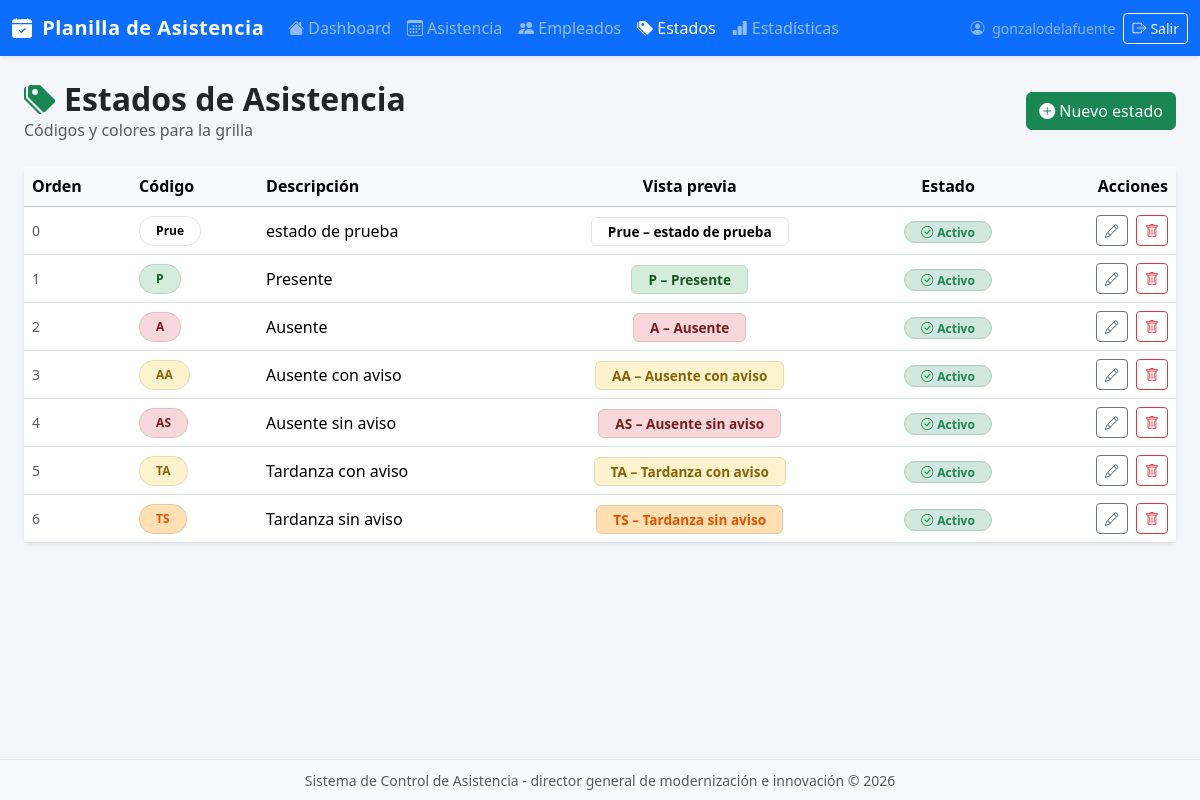
Before: /estados/ (signed in) with the older database file.
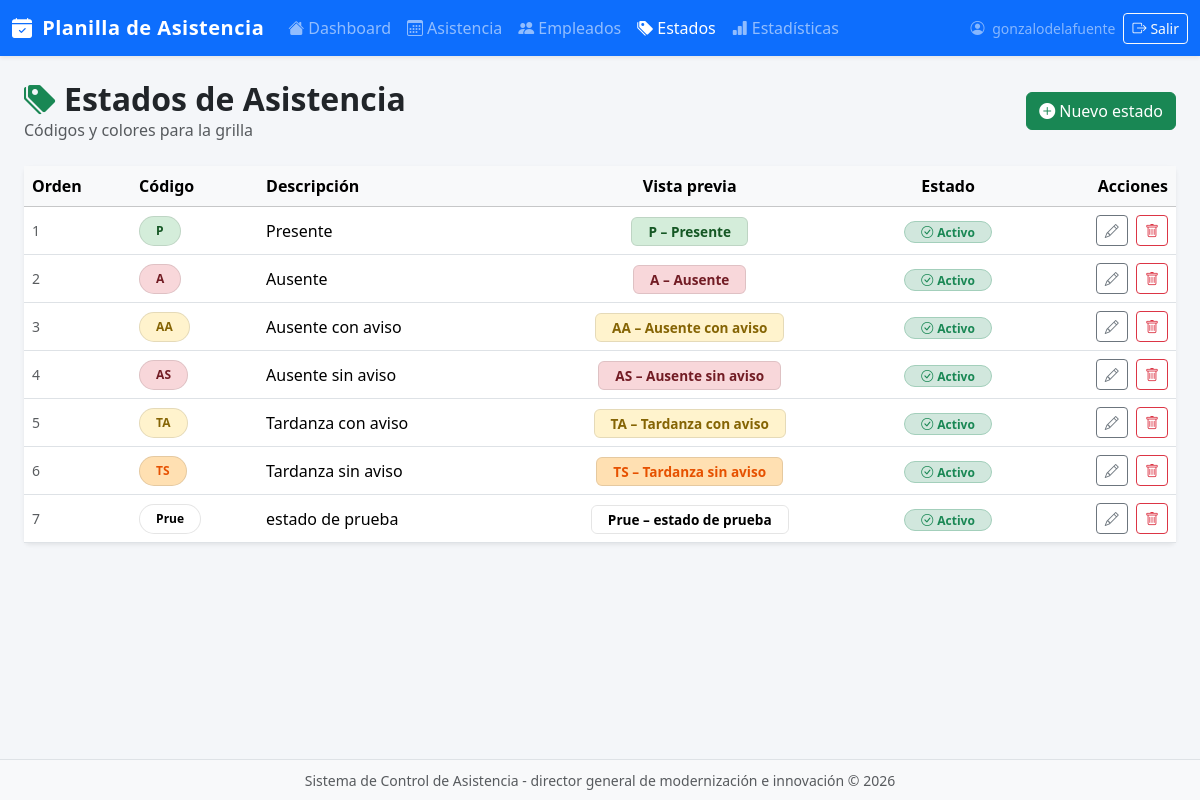
After: the same page with the newer database file.
### app/asistencia/models.py (models this page shows, shortened)
class EstadoAsistencia(models.Model):
    codigo = models.CharField(max_length=5, unique=True)
    descripcion = models.CharField(max_length=100)
    color_fondo = models.CharField(max_length=7, default="#FFFFFF")
    color_texto = models.CharField(max_length=7, default="#000000")
    orden = models.PositiveIntegerField(default=0)
    activo = models.BooleanField(default=True)
    created_at = models.DateTimeField(auto_now_add=True)
    updated_at = models.DateTimeField(auto_now=True)
    class Meta:
        ordering = ['orden', 'codigo']
        verbose_name = "Estado de Asistencia"
        verbose_name_plural = "Estados de Asistencia"

### app/asistencia/views.py (the view)
# urls.py: path('estados/', views.estados_lista, name='estados_lista'),
@login_required
def estados_lista(request):
    estados = EstadoAsistencia.objects.all()
    return render(request, 'asistencia/estados/lista.html', {'estados': estados})

### app/asistencia/templates/asistencia/estados/lista.html (shortened to what this page needs)
{% extends 'asistencia/base.html' %}
{% block content %}
<div class="d-flex justify-content-between align-items-center mb-4">
  <div>
    <h2 class="fw-bold mb-0"><i class="bi bi-tags-fill me-2 text-success"></i>Estados de Asistencia</h2>
    <p class="text-muted mb-0">Códigos y colores para la grilla</p>
  </div>
  <a href="{% url 'estados_crear' %}" class="btn btn-success">
    <i class="bi bi-plus-circle-fill me-1"></i>Nuevo estado
  </a>
</div>
<div class="card border-0 shadow-sm">
  <div class="card-body p-0">
    <div class="table-responsive">
      <table class="table table-hover align-middle mb-0">
        <thead class="table-light">
          <tr>
            <th>Orden</th>
            <th>Código</th>
            <th>Descripción</th>
            <th class="text-center">Vista previa</th>
            <th class="text-center">Estado</th>
            <th class="text-end">Acciones</th>
          </tr>
        </thead>
        <tbody>
          {% for estado in estados %}
          <tr class="{% if not estado.activo %}table-secondary text-muted{% endif %}">
            <td class="text-muted small">{{ estado.orden }}</td>
            <td>
              <span class="badge rounded-pill px-3 py-2 fw-bold"
                    style="background-color: {{ estado.color_fondo }}; color: {{ estado.color_texto }}; border: 1px solid rgba(0,0,0,.1);">
                {{ estado.codigo }}
              </span>
            </td>
            <td>{{ estado.descripcion }}</td>
            <td class="text-center">
              <span class="px-3 py-1 rounded"
                    style="background-color: {{ estado.color_fondo }}; color: {{ estado.color_texto }}; border: 1px solid rgba(0,0,0,.1); font-weight: 600; font-size: .85rem;">
                {{ estado.codigo }} – {{ estado.descripcion }}
              </span>
            </td>
            <td class="text-center">
              {% if estado.activo %}
                <span class="badge bg-success-subtle text-success border border-success-subtle rounded-pill px-3">
                  <i class="bi bi-check-circle me-1"></i>Activo
                </span>
              {% else %}
                <span class="badge bg-secondary-subtle text-secondary border border-secondary-subtle rounded-pill px-3">
                  <i class="bi bi-x-circle me-1"></i>Inactivo
                </span>
              {% endif %}
            </td>
            <td class="text-end">
              <a href="{% url 'estados_editar' estado.pk %}"
                 class="btn btn-sm btn-outline-secondary me-1">
                <i class="bi bi-pencil"></i>
              </a>
              <form method="post" action="{% url 'estados_eliminar' estado.pk %}"
                    class="d-inline"
                    onsubmit="return confirm('¿Eliminar el estado {{ estado.codigo }}? Esta acción no se puede deshacer.')">
                <button type="submit" class="btn btn-sm btn-outline-danger" title="Eliminar">
                  <i class="bi bi-trash"></i>
                </button>
              </form>
            </td>
          </tr>
          {% endfor %}
        </tbody>
      </table>
    </div>
  </div>
</div>
{% endblock %}

### app/asistencia/templates/asistencia/base.html (shortened to what this page needs)
<!DOCTYPE html>
<html lang="es">
<head>
  <link href="https://cdn.jsdelivr.net/npm/bootstrap@5.3.3/dist/css/bootstrap.min.css" rel="stylesheet" />
  <link href="https://cdn.jsdelivr.net/npm/bootstrap-icons@1.11.3/font/bootstrap-icons.css" rel="stylesheet" />
</head>
<body>
<nav class="navbar navbar-expand-lg navbar-dark bg-primary shadow-sm">
  <div class="container-fluid">
    <a class="navbar-brand" href="{% url 'dashboard' %}">
      <i class="bi bi-calendar-check-fill me-1"></i> Planilla de Asistencia
    </a>
    <div class="collapse navbar-collapse" id="mainNav">
      <ul class="navbar-nav me-auto mb-2 mb-lg-0">
        <li class="nav-item">
          <a class="nav-link {% if request.resolver_match.url_name == 'dashboard' %}active{% endif %}"
             href="{% url 'dashboard' %}">
            <i class="bi bi-house-fill me-1"></i>Dashboard
          </a>
        </li>
        <li class="nav-item">
          <a class="nav-link {% if 'asistencia' in request.resolver_match.url_name %}active{% endif %}"
             href="{% url 'asistencia' %}">
            <i class="bi bi-calendar3 me-1"></i>Asistencia
          </a>
        </li>
        <li class="nav-item">
          <a class="nav-link {% if 'empleados' in request.resolver_match.url_name %}active{% endif %}"
             href="{% url 'empleados_lista' %}">
            <i class="bi bi-people-fill me-1"></i>Empleados
          </a>
        </li>
        <li class="nav-item">
          <a class="nav-link {% if 'estados' in request.resolver_match.url_name %}active{% endif %}"
             href="{% url 'estados_lista' %}">
            <i class="bi bi-tags-fill me-1"></i>Estados
          </a>
        </li>
        <li class="nav-item">
          <a class="nav-link {% if request.resolver_match.url_name == 'estadisticas' %}active{% endif %}"
             href="{% url 'estadisticas' %}">
            <i class="bi bi-bar-chart-fill me-1"></i>Estadísticas
          </a>
        </li>
      </ul>
      {% if user.is_authenticated %}
      <div class="d-flex align-items-center gap-2 ms-auto">
        <span class="navbar-text text-white-50 small d-none d-md-inline">
          <i class="bi bi-person-circle me-1"></i> {{ user.username }}
        </span>
        <form method="post" action="{% url 'logout' %}" class="d-inline m-0">
          <button type="submit" class="btn btn-sm btn-outline-light">
            <i class="bi bi-box-arrow-right me-1"></i>Salir
          </button>
        </form>
      </div>
      {% endif %}
    </div>
  </div>
</nav>
<main class="container-fluid py-4 px-4">
  {% block content %}{% endblock %}
</main>
<footer class="bg-light border-top text-center text-muted py-2">
  <small>Sistema de Control de Asistencia - director general de modernización e innovación  &copy; {% now "Y" %}</small>
</footer>
</body>
</html>

### app/asistencia/templates/asistencia/base.html (style rules this page uses)
body { background-color: #f4f6f9; min-height: 100vh; display: flex; flex-direction: column; }
main { flex: 1; }
.navbar-brand { font-weight: 700; letter-spacing: 0.5px; }

Changed rows visible on the page:
changed EstadoAsistencia "estado de prueba": orden "0" → "7"; moves down the list
